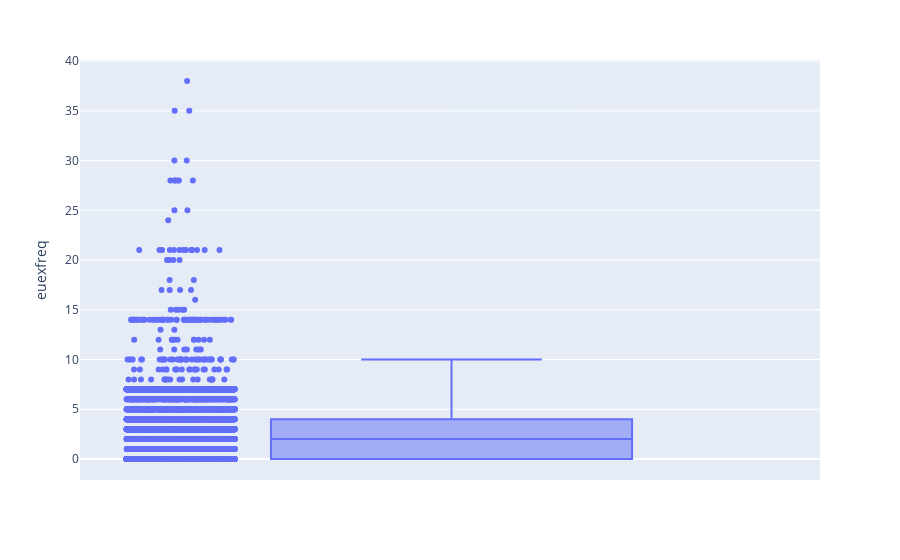
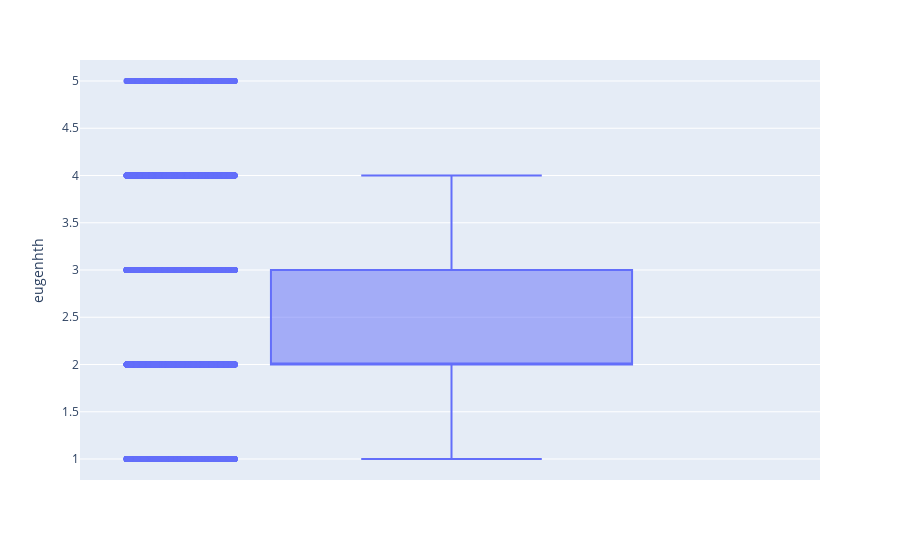
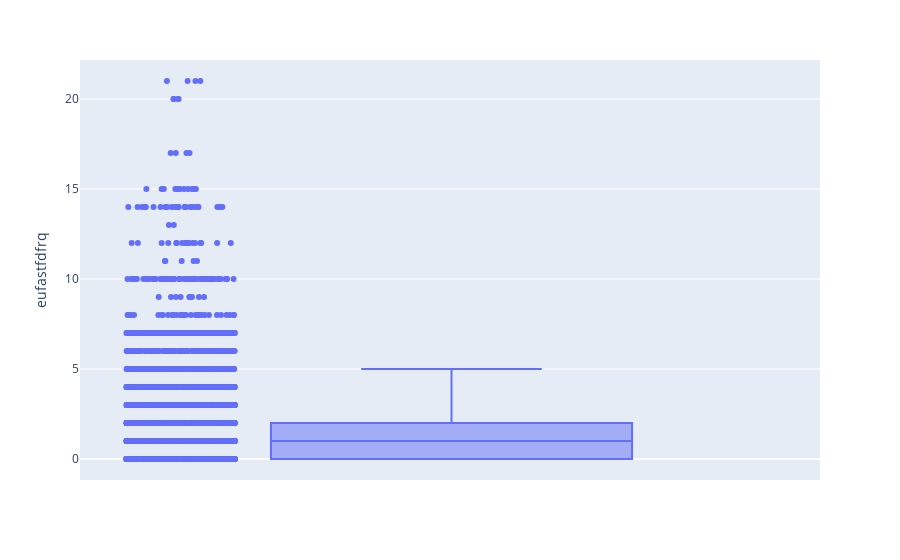
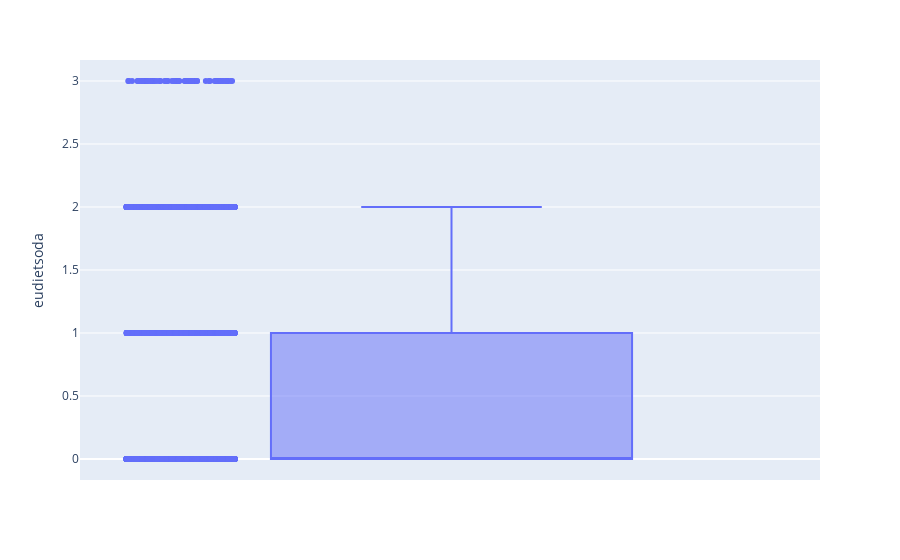

The notebook cell saved with these charts, in order:
### Markdown cell above
### Box Plots

### Code cell
for i in df.columns.tolist():
    fig = px.box(df, y=i, points= 'all')

    fig.show()

### Figure 1 — Plotly figure (JSON) as saved in the notebook; plotly's stock layout.template omitted (floating-point values rounded to 4 significant figures; data arrays with more than 128 entries replaced by an {"elided": "..."} marker saying what was removed)
{"data": [{"alignmentgroup": "True", "boxpoints": "all", "hovertemplate": "euexfreq=%{y}<extra></extra>", "legendgroup": "", "marker": {"color": "#636efa"}, "name": "", "notched": false, "offsetgroup": "", "orientation": "v", "showlegend": false, "type": "box", "x0": " ", "xaxis": "x", "y": {"elided": "10557 int values"}, "y0": " ", "yaxis": "y"}], "layout": {"boxmode": "group", "legend": {"tracegroupgap": 0}, "margin": {"t": 60}, "xaxis": {"anchor": "y", "domain": [0, 1]}, "yaxis": {"anchor": "x", "domain": [0, 1], "title": {"text": "euexfreq"}}}}

### Figure 2 — Plotly figure (JSON) as saved in the notebook; plotly's stock layout.template omitted (floating-point values rounded to 4 significant figures; data arrays with more than 128 entries replaced by an {"elided": "..."} marker saying what was removed)
{"data": [{"alignmentgroup": "True", "boxpoints": "all", "hovertemplate": "eugenhth=%{y}<extra></extra>", "legendgroup": "", "marker": {"color": "#636efa"}, "name": "", "notched": false, "offsetgroup": "", "orientation": "v", "showlegend": false, "type": "box", "x0": " ", "xaxis": "x", "y": {"elided": "10557 int values"}, "y0": " ", "yaxis": "y"}], "layout": {"boxmode": "group", "legend": {"tracegroupgap": 0}, "margin": {"t": 60}, "xaxis": {"anchor": "y", "domain": [0, 1]}, "yaxis": {"anchor": "x", "domain": [0, 1], "title": {"text": "eugenhth"}}}}

### Figure 3 — Plotly figure (JSON) as saved in the notebook; plotly's stock layout.template omitted (floating-point values rounded to 4 significant figures; data arrays with more than 128 entries replaced by an {"elided": "..."} marker saying what was removed)
{"data": [{"alignmentgroup": "True", "boxpoints": "all", "hovertemplate": "eufastfdfrq=%{y}<extra></extra>", "legendgroup": "", "marker": {"color": "#636efa"}, "name": "", "notched": false, "offsetgroup": "", "orientation": "v", "showlegend": false, "type": "box", "x0": " ", "xaxis": "x", "y": {"elided": "10557 int values"}, "y0": " ", "yaxis": "y"}], "layout": {"boxmode": "group", "legend": {"tracegroupgap": 0}, "margin": {"t": 60}, "xaxis": {"anchor": "y", "domain": [0, 1]}, "yaxis": {"anchor": "x", "domain": [0, 1], "title": {"text": "eufastfdfrq"}}}}

### Figure 4 — Plotly figure (JSON) as saved in the notebook; plotly's stock layout.template omitted (floating-point values rounded to 4 significant figures; data arrays with more than 128 entries replaced by an {"elided": "..."} marker saying what was removed)
{"data": [{"alignmentgroup": "True", "boxpoints": "all", "hovertemplate": "eudietsoda=%{y}<extra></extra>", "legendgroup": "", "marker": {"color": "#636efa"}, "name": "", "notched": false, "offsetgroup": "", "orientation": "v", "showlegend": false, "type": "box", "x0": " ", "xaxis": "x", "y": {"elided": "10557 int values"}, "y0": " ", "yaxis": "y"}], "layout": {"boxmode": "group", "legend": {"tracegroupgap": 0}, "margin": {"t": 60}, "xaxis": {"anchor": "y", "domain": [0, 1]}, "yaxis": {"anchor": "x", "domain": [0, 1], "title": {"text": "eudietsoda"}}}}
